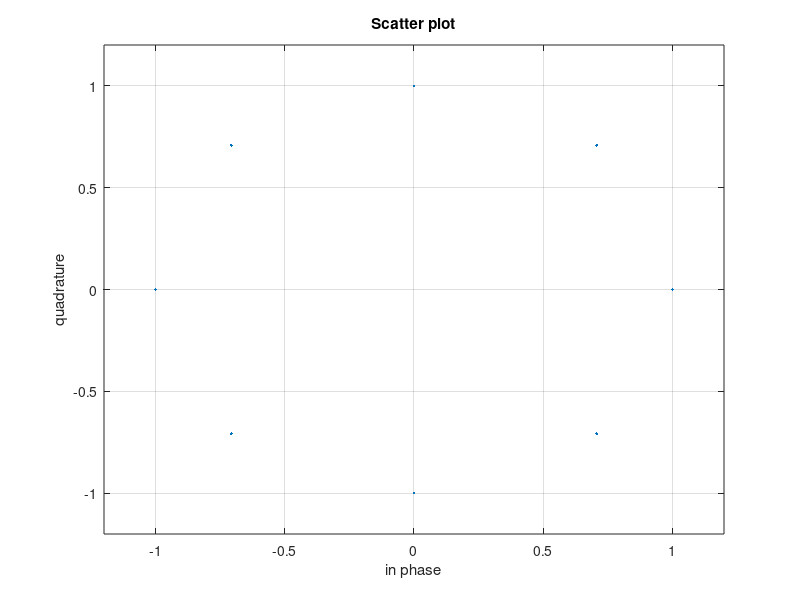
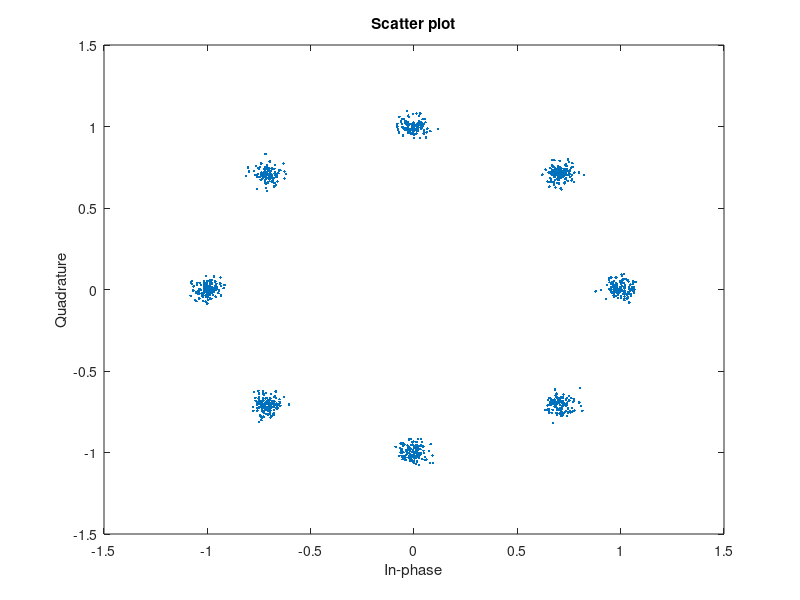

MATLAB code for these plots, in order:
clc;clear;close all;
N = 1000;
i = randi([0,1],1,3*N);
yy = [];
for x = 1:3:length(i)
  
 if     i(x)==0 && i(x+1)==0 && i(x+2)==0 
     s= 0
 elseif i(x)==0 && i(x+1)==0 && i(x+2)==1 
     s= 1
 elseif i(x)==0 && i(x+1)==1 && i(x+2)==1
     s= 2
 elseif i(x)==0 && i(x+1)==1 && i(x+2)==0 
     s= 3
 elseif i(x)==1 && i(x+1)==1 && i(x+2)==0 
     s= 4
 elseif i(x)==1 && i(x+1)==1 && i(x+2)==1 
     s= 5
 elseif i(x)==1 && i(x+1)==0 && i(x+2)==1
     s= 6
 elseif i(x)==1 && i(x+1)==0 && i(x+2)==0 
     s= 7
 end
 th = s *45
 p = cosd(th) + j *sind(th);
 yy=[yy ,p];
   
end

scatterplot( yy ) ,xlabel('in phase'), ylabel('quadrature'),grid("on"),
 xlim( [ -1.2 1.2 ]) , ylim( [ -1.2 1.2 ]);
  EbN0dB=20 ;
 EbN0=10^(EbN0dB/10);
 n=(1/sqrt(2))*[randn(1,length(yy))+1j*randn(1,length(yy))];
 sigma=sqrt(1/((log2(16))*EbN0));
 r = yy +sigma*n;
 scatterplot(r)
 